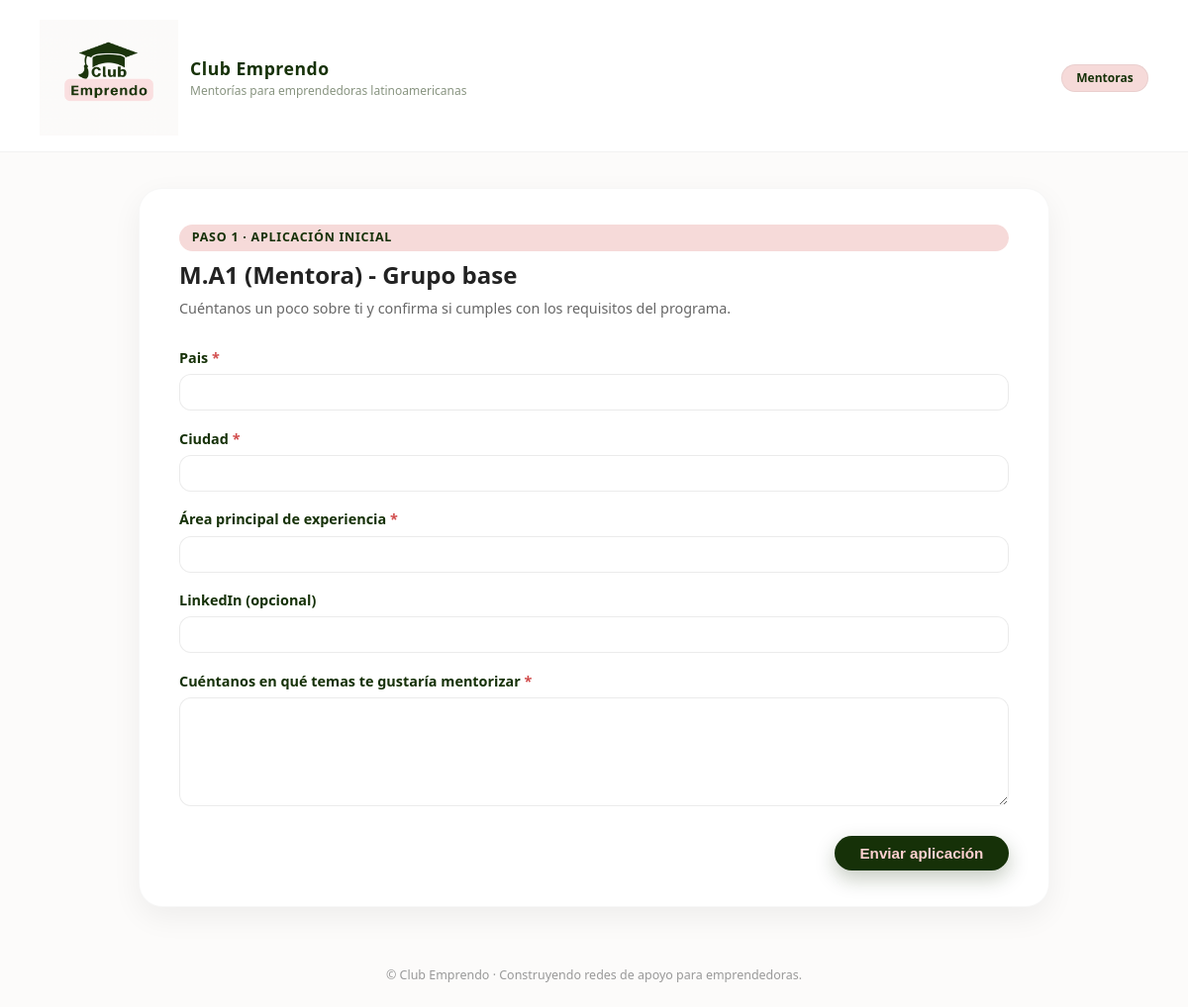
/apply/mentora/, run on an earlier commit of the app's database.
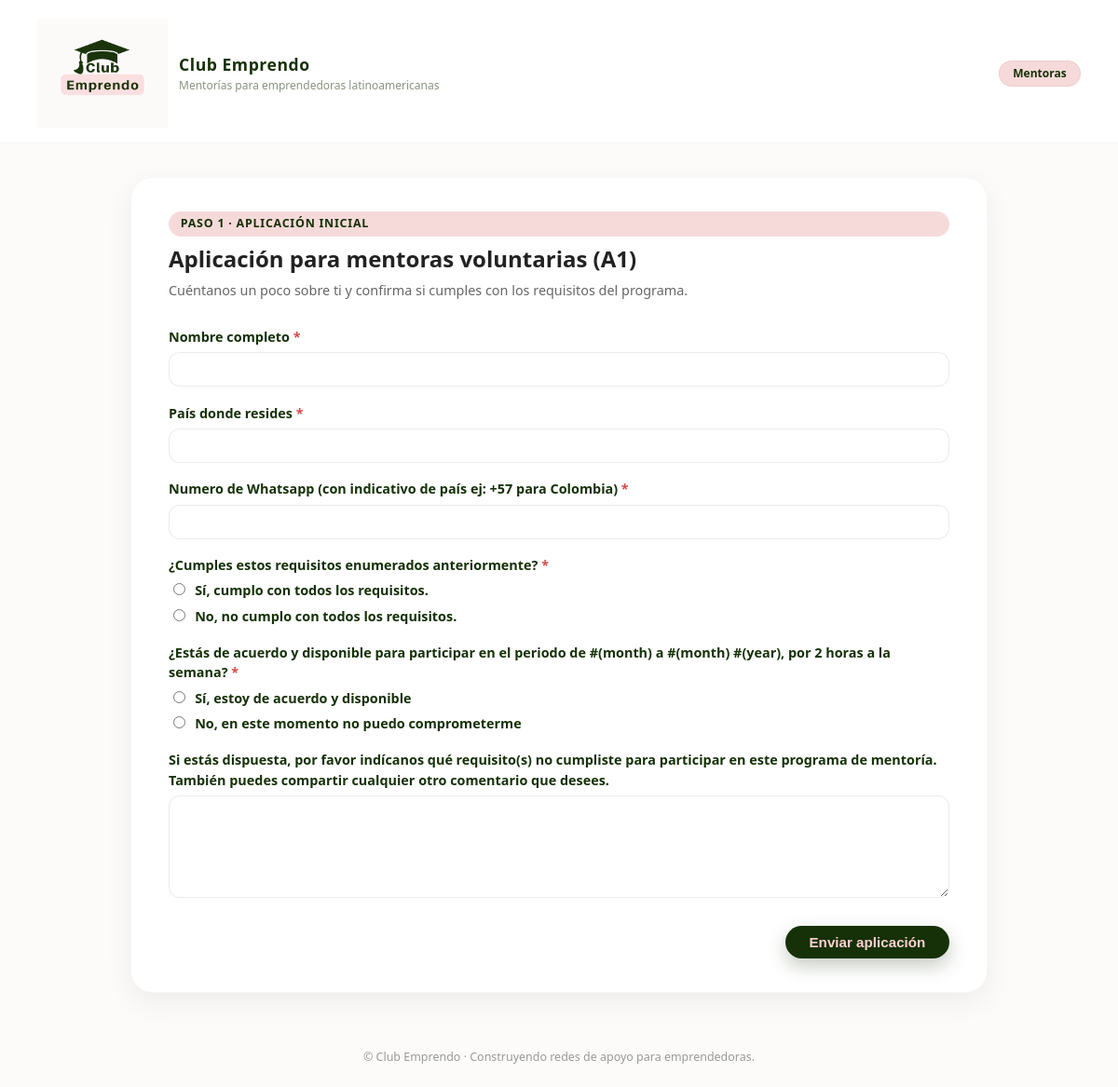
And on a later commit of the database.
### applications/models.py (models this page shows, shortened)
class FormDefinition(models.Model):
    slug = models.SlugField(unique=True)  # e.g. "E_A1" or "G6_E_A1"
    name = models.CharField(max_length=200)
    description = models.TextField(blank=True)
    is_master = models.BooleanField(default=False)
    group = models.ForeignKey(
        "applications.FormGroup",
        null=True,
        blank=True,
        on_delete=models.SET_NULL,
        related_name="forms",
    )
    is_public = models.BooleanField(
        default=True,
        help_text=(
            "Public forms are linked directly from the website (A1). "
            "A2 forms are private and used via invite link."
        ),
    )

class Question(models.Model):
    SHORT_TEXT = "short_text"
    LONG_TEXT = "long_text"
    INTEGER = "integer"
    BOOLEAN = "boolean"            # single checkbox
    CHOICE = "choice"              # single choice (radio/dropdown)
    MULTI_CHOICE = "multi_choice"  # multiple choice (checkbox list)
    FIELD_TYPES = [
        (SHORT_TEXT, "Short text"),
        (LONG_TEXT, "Long text"),
        (INTEGER, "Integer"),
        (BOOLEAN, "Yes/No (checkbox)"),
        (CHOICE, "Single choice"),
        (MULTI_CHOICE, "Multiple choice"),
    ]
    form = models.ForeignKey(
        FormDefinition,
        on_delete=models.CASCADE,
        related_name="questions",
    )
    text = models.CharField(max_length=255)
    help_text = models.TextField(blank=True)
    field_type = models.CharField(max_length=20, choices=FIELD_TYPES)
    required = models.BooleanField(default=True)
    position = models.PositiveIntegerField(default=0)
    slug = models.SlugField(
        help_text="Stable identifier for grading (e.g. 'm_a1_requisitos')."
    )
    active = models.BooleanField(default=True)
    class Meta:
        unique_together = ("form", "slug")
        ordering = ["position"]

### applications/views.py (the view)
def apply_mentora_first(request):
    return _handle_application_form(request, "M_A1", second_stage=False)

### applications/views.py (called while the page is built, shortened)
def _render_description_with_group(form_def: FormDefinition) -> str:
    desc = form_def.description or ""
    g = getattr(form_def, "group", None)
    if not g:
        return desc

### applications/templates/applications/application_form.html (shortened to what this page needs)
{% extends "applications/base.html" %}
{% block role_chips %}
  {% if form_def.slug|slice:":1" == "E" %}
    <span class="ce-chip">Emprendedoras</span>
  {% elif form_def.slug|slice:":1" == "M" %}
    <span class="ce-chip">Mentoras</span>
  {% else %}
    {{ block.super }}
  {% endif %}
{% endblock %}
{% block content %}
  <div class="ce-form-header">
    <span class="ce-form-pill">
        {% if second_stage %}
          Paso 2 · Aplicación detallada
        {% else %}
          Paso 1 · Aplicación inicial
        {% endif %}
      </span>
    <h1 class="ce-form-title ce-heading">{{ form_def.name }}</h1>
    <p class="ce-form-subtitle">
      {% if second_stage %}
        Esta es la segunda parte del proceso de selección. Tómate tu tiempo para
        responder con calma; tus respuestas nos ayudan a conectar mejor mentoras
        y emprendedoras.
      {% else %}
        Cuéntanos un poco sobre ti y confirma si cumples con los requisitos del
        programa.
      {% endif %}
    </p>
  </div>
  <form method="post">
    {% for field in form %}
      <div class="form-row">
        <label
          {% if field.field.required %}class="required"{% endif %}
          for="{{ field.id_for_label }}"
        >
          {{ field.label }}
        </label>
        {{ field }}
      </div>
    {% endfor %}
    <div class="ce-actions">
      <button type="submit" class="ce-button-primary">Enviar aplicación</button>
    </div>
  </form>
{% endblock %}

What changed in the data, as far as the page shows it:
removed Question: label "Pais"
removed Question: label "Ciudad"
removed Question: label "Área principal de experiencia"
removed Question: label "LinkedIn (opcional)"
removed Question: label "Cuéntanos en qué temas te gustaría mentorizar"
changed FormDefinition: name "M.A1 (Mentora) - Grupo base" → "Aplicación para mentoras voluntarias (A1)"
added Question: label "Nombre completo"
added Question: label "País donde resides"
added Question: label "Numero de Whatsapp (con indicativo de país ej: +57 para Colombia)"
added Question: label "¿Cumples estos requisitos enumerados anteriormente?"
added Question: label "¿Estás de acuerdo y disponible para participar en el periodo de #(month) a #(month) #(year), por 2 horas a la semana?"
added Question: label "Si estás dispuesta, por favor indícanos qué requisito(s) no cumpliste para participar en este programa de mentoría. También puedes compartir cualquier otro comentario que desees."
Also different on the page:
new list line: "☐ Sí, cumplo con todos los requi ☐ No, no cumplo con todos los re Sí, cumplo con todos los requisitos. No, no cumplo con todos los requisitos."
new list line: "☐ Sí, estoy de acuerdo y disponi ☐ No, en este momento no puedo c Sí, estoy de acuerdo y disponible No, en este momento no puedo comprometerme"
